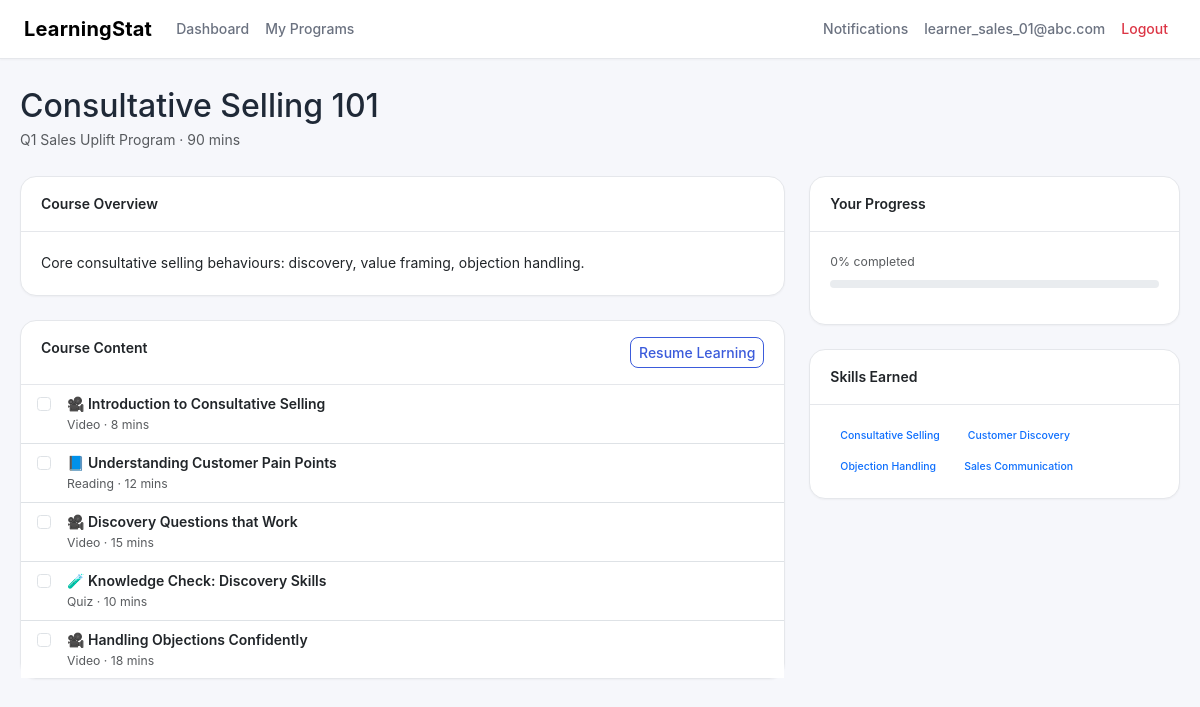
The page /learner/course/1 (signed in) on the database its author committed.
### tables this page shows
CREATE TABLE users (
    id INTEGER PRIMARY KEY AUTOINCREMENT,
    org_id INTEGER NOT NULL,
    email TEXT NOT NULL,
    full_name TEXT NOT NULL,
    password_hash TEXT NOT NULL,
    role TEXT NOT NULL,
    department_id INTEGER,
    manager_id INTEGER,
    is_active INTEGER NOT NULL DEFAULT 1,
    created_at TEXT NOT NULL,
    UNIQUE(org_id, email),
    FOREIGN KEY(org_id) REFERENCES orgs(id) ON DELETE CASCADE,
    FOREIGN KEY(department_id) REFERENCES departments(id) ON DELETE SET NULL,
    FOREIGN KEY(manager_id) REFERENCES users(id) ON DELETE SET NULL
);

CREATE TABLE courses (
    id INTEGER PRIMARY KEY AUTOINCREMENT,
    org_id INTEGER NOT NULL,
    title TEXT NOT NULL,
    description TEXT NOT NULL,
    duration_minutes INTEGER NOT NULL DEFAULT 60,
    created_at TEXT NOT NULL,
    FOREIGN KEY(org_id) REFERENCES orgs(id) ON DELETE CASCADE
);

CREATE TABLE programs (
    id INTEGER PRIMARY KEY AUTOINCREMENT,
    org_id INTEGER NOT NULL,
    title TEXT NOT NULL,
    description TEXT NOT NULL,
    start_date TEXT,
    end_date TEXT,
    owner_user_id INTEGER,
    status TEXT NOT NULL DEFAULT 'ACTIVE',
    created_at TEXT NOT NULL,
    FOREIGN KEY(org_id) REFERENCES orgs(id) ON DELETE CASCADE,
    FOREIGN KEY(owner_user_id) REFERENCES users(id) ON DELETE SET NULL
);

### app.py (the view)
@app.route("/learner/course/<int:enrollment_id>")
@login_required
@role_required(ROLE_LEARNER)
def learner_course(enrollment_id: int):
    u = current_user()
    org = current_org()
    e = query_one(
        """
        SELECT e.*, c.title, c.description, c.duration_minutes, p.title AS program_title, p.id AS program_id
        FROM enrollments e
        JOIN courses c ON c.id = e.course_id
        JOIN programs p ON p.id = e.program_id
        WHERE e.id = ? AND e.org_id = ? AND e.user_id = ?
        """,
        (enrollment_id, u.org_id, u.id),
    )
    if not e:
        flash("Course not found.", "warning")
        return redirect(url_for("learner_catalog"))
    assessment = query_one(
        "SELECT * FROM assessments WHERE org_id = ? AND course_id = ?",
        (u.org_id, e["course_id"]),
    )
    survey_reaction = query_one(
        "SELECT * FROM surveys WHERE org_id = ? AND program_id = ? AND survey_type = 'REACTION'",
        (u.org_id, e["program_id"]),
    )
    survey_conf = query_one(
        "SELECT * FROM surveys WHERE org_id = ? AND program_id = ? AND survey_type = 'CONFIDENCE'",
        (u.org_id, e["program_id"]),
    )
    has_reaction = False
    has_conf = False
    if survey_reaction:
        has_reaction = query_one(
            "SELECT 1 FROM survey_responses WHERE org_id = ? AND survey_id = ? AND user_id = ?",
            (u.org_id, survey_reaction["id"], u.id),
        ) is not None
    if survey_conf:
        has_conf = query_one(
            "SELECT 1 FROM survey_responses WHERE org_id = ? AND survey_id = ? AND user_id = ?",
            (u.org_id, survey_conf["id"], u.id),
        ) is not None
    pre = post = None
    if assessment:
        pre = query_one(
            """
            SELECT * FROM assessment_attempts
            WHERE org_id = ? AND assessment_id = ? AND user_id = ? AND attempt_type = 'PRE'
            ORDER BY taken_at DESC LIMIT 1
            """,
            (u.org_id, assessment["id"], u.id),
        )
        post = query_one(
            """
            SELECT * FROM assessment_attempts
            WHERE org_id = ? AND assessment_id = ? AND user_id = ? AND attempt_type = 'POST'
            ORDER BY taken_at DESC LIMIT 1
            """,
            (u.org_id, assessment["id"], u.id),
        )
    return render_template(
        "learner_course.html",
        user=u,
        org=org,
        enrollment=e,
        assessment=assessment,
        pre_attempt=pre,
        post_attempt=post,
        survey_reaction=survey_reaction,
        survey_conf=survey_conf,
        has_reaction=has_reaction,
        has_conf=has_conf,
    )

### app.py (called while the page is built, shortened)
def get_db() -> sqlite3.Connection:
    if "db" not in g:
        conn = sqlite3.connect(app.config["DB_PATH"])
        conn.row_factory = sqlite3.Row
        conn.execute("PRAGMA foreign_keys = ON;")
        g.db = conn
    return g.db

def query_one(sql: str, params: Tuple = ()) -> Optional[sqlite3.Row]:
    cur = get_db().execute(sql, params)
    row = cur.fetchone()
    cur.close()
    return row

def query_all(sql: str, params: Tuple = ()) -> List[sqlite3.Row]:
    cur = get_db().execute(sql, params)
    rows = cur.fetchall()
    cur.close()
    return rows

def current_user() -> Optional[UserCtx]:
    uid = session.get("user_id")
    if not uid:
        return None
    row = query_one(
        """
        SELECT id, org_id, email, full_name, role, department_id, manager_id
        FROM users
        WHERE id = ? AND is_active = 1
        """,
        (uid,),
    )
    if not row:
        return None
    return UserCtx(
        id=row["id"],
        org_id=row["org_id"],
        email=row["email"],
        full_name=row["full_name"],
        role=row["role"],
        department_id=row["department_id"],
        manager_id=row["manager_id"],
    )

def current_org() -> Optional[sqlite3.Row]:
    u = current_user()
    if not u:
        return None
    return query_one("SELECT * FROM orgs WHERE id = ?", (u.org_id,))

def login_required(view):
    @wraps(view)
    def wrapped(*args, **kwargs):
        if not current_user():
            return redirect(url_for("login", next=request.path))
        return view(*args, **kwargs)
    return wrapped

def role_required(*allowed_roles: str):
    def decorator(view):
        @wraps(view)
        def wrapped(*args, **kwargs):
            u = current_user()
            if not u:
                return redirect(url_for("login", next=request.path))
            if u.role not in allowed_roles:
                flash("You do not have access to that page.", "warning")
                return redirect(url_for("home"))
            return view(*args, **kwargs)
        return wrapped
    return decorator

def total_points(user_id: int, org_id: int) -> int:
    row = query_one(
        "SELECT COALESCE(SUM(points), 0) AS pts FROM gamification_points WHERE org_id = ? AND user_id = ?",
        (org_id, user_id),
    )
    return int(row["pts"]) if row else 0

def compute_streak_days(user_id: int, org_id: int) -> int:
    days = set(get_activity_days(user_id, org_id, limit=60))
    if not days:
        return 0

### templates/learner_course.html (shortened to what this page needs)
{% extends "base.html" %}
{% block content %}
<div class="page-header mb-4">
  <div>
    <h2 class="mb-1">{{ enrollment.title }}</h2>
    <div class="text-muted">
      {{ enrollment.program_title }} · {{ enrollment.duration_minutes }} mins
    </div>
  </div>
</div>
<div class="row g-4">
  <div class="col-lg-8">
    <div class="card mb-4">
      <div class="card-header">Course Overview</div>
      <div class="card-body">
        {{ enrollment.description }}
      </div>
    </div>
    <div class="card">
      <div class="card-header d-flex justify-content-between">
        <span>Course Content</span>
        <button class="btn btn-sm btn-outline-primary" onclick="resumeLearning()">
          Resume Learning
        </button>
      </div>
      <div class="card-body p-0">
        <ul class="list-group list-group-flush" id="lectureList">
          {% set lectures = [
            ("🎥 Introduction to Consultative Selling", "Video · 8 mins", true),
            ("📘 Understanding Customer Pain Points", "Reading · 12 mins", false),
            ("🎥 Discovery Questions that Work", "Video · 15 mins", true),
            ("🧪 Knowledge Check: Discovery Skills", "Quiz · 10 mins", false),
            ("🎥 Handling Objections Confidently", "Video · 18 mins", true)
          ] %}
          {% for lecture in lectures %}
          <li class="list-group-item lecture-item"
              data-lecture="{{ loop.index0 }}"
              {% if lecture[2] %}onclick="openVideoModal('{{ lecture[0] }}')" {% endif %}>
            <div class="d-flex gap-3 align-items-start">
              <input type="checkbox"
                     class="form-check-input lecture-check mt-1"
                     data-lecture="{{ loop.index0 }}">
              <div>
                <div class="fw-semibold">{{ lecture[0] }}</div>
                <div class="text-muted small">{{ lecture[1] }}</div>
              </div>
            </div>
          </li>
          {% endfor %}
        </ul>
      </div>
    </div>
  </div>
  <div class="col-lg-4">
    <div class="card mb-4">
      <div class="card-header">Your Progress</div>
      <div class="card-body">
        <div class="mb-2 text-muted small">
          <span id="progressText">0%</span> completed
        </div>
        <div class="progress mb-3" style="height:8px;">
        </div>
      </div>
    </div>
    <div class="card">
      <div class="card-header">Skills Earned</div>
      <div class="card-body">
        <div class="d-flex flex-wrap gap-2">
          <span class="badge bg-primary-soft text-primary">Consultative Selling</span>
          <span class="badge bg-primary-soft text-primary">Customer Discovery</span>
          <span class="badge bg-primary-soft text-primary">Objection Handling</span>
          <span class="badge bg-primary-soft text-primary">Sales Communication</span>
        </div>
      </div>
    </div>
  </div>
</div>
{% endblock %}

### templates/base.html (shortened to what this page needs)
<!DOCTYPE html>
<html lang="en">
<head>
  <link href="https://cdn.jsdelivr.net/npm/bootstrap@5.3.2/dist/css/bootstrap.min.css" rel="stylesheet">
  <link rel="stylesheet" href="{{ url_for('static', filename='styles.css') }}">
</head>
<body>
<nav class="navbar navbar-expand-lg">
  <div class="container-fluid px-4">
    <a class="navbar-brand fw-bold" href="#">
      LearningStat
    </a>
    <div class="collapse navbar-collapse" id="mainNav">
      <ul class="navbar-nav me-auto mb-2 mb-lg-0">
        {% if current_user %}
          {% if current_user.role == 'LEARNER' %}
            <li class="nav-item">
              <a class="nav-link" href="/learner/dashboard">Dashboard</a>
            </li>
            <li class="nav-item">
              <a class="nav-link" href="/learner/programs">My Programs</a>
            </li>
          {% endif %}
        {% endif %}
      </ul>
      <ul class="navbar-nav ms-auto">
        {% if current_user %}
          <li class="nav-item">
            <a class="nav-link" href="/notifications">Notifications</a>
          </li>
          <li class="nav-item">
            <a class="nav-link" href="/profile">
              {{ current_user.email }}
            </a>
          </li>
          <li class="nav-item">
            <a class="nav-link text-danger" href="/logout">
              Logout
            </a>
          </li>
        {% endif %}
      </ul>
    </div>
  </div>
</nav>
<main class="page-wrapper">
  {% block content %}{% endblock %}
</main>
</body>
</html>

### static/styles.css (style rules this page uses)
:root { --bg-app: #f6f7fb; --bg-card: #ffffff; --bg-muted: #f1f3f8; --primary: #3b5bdb; --primary-soft: #e7ebff; --accent: #12b886; --danger: #e03131; --warning: #f59f00; --text-main: #1f2937; --text-muted: #6b7280; --text-light: #9ca3af; --border: #e5e7eb; --radius-sm: 8px; --radius-md: 12px; --radius-lg: 16px; --shadow-sm: 0 1px 2px rgba(0,0,0,0.04); --shadow-md: 0 6px 18px rgba(0,0,0,0.06); --transition: all 0.2s ease-in-out; }
body { background: var(--bg-app); color: var(--text-main); font-family: -apple-system, BlinkMacSystemFont, "Inter", "Segoe UI", Roboto, Helvetica, Arial, sans-serif; font-size: 14px; line-height: 1.6; }
.page-wrapper { max-width: 1280px; margin: 0 auto; padding: 28px 20px 60px; }
.page-header { display: flex; align-items: center; justify-content: space-between; margin-bottom: 24px; }
.navbar { background: #ffffff; border-bottom: 1px solid var(--border); box-shadow: var(--shadow-sm); }
.navbar-brand { font-weight: 600; letter-spacing: 0.2px; }
.nav-link { color: var(--text-muted); font-weight: 500; }
.card { background: var(--bg-card); border: 1px solid var(--border); border-radius: var(--radius-lg); box-shadow: var(--shadow-sm); }
.card-header { background: transparent; border-bottom: 1px solid var(--border); padding: 16px 20px; font-weight: 600; }
.card-body { padding: 20px; }
.btn { border-radius: var(--radius-sm); font-weight: 500; }
.btn-outline-primary { color: var(--primary); border-color: var(--primary); }
.badge { border-radius: 999px; padding: 6px 10px; font-weight: 500; }

### rows shown on the page
users: email "learner_sales_01@abc.com"
courses: title "Consultative Selling 101", duration_minutes "90", description "Core consultative selling behaviours: discovery, value framing, objection handling."
programs: program_title "Q1 Sales Uplift Program"

### other values the page prints
{{ lecture[0] }} "🎥 Introduction to Consultative Selling" "📘 Understanding Customer Pain Points" "🎥 Discovery Questions that Work" "🧪 Knowledge Check: Discovery Skills" "🎥 Handling Objections Confidently"
{{ lecture[1] }} "Video · 8 mins" "Reading · 12 mins" "Video · 15 mins" "Quiz · 10 mins" "Video · 18 mins"
